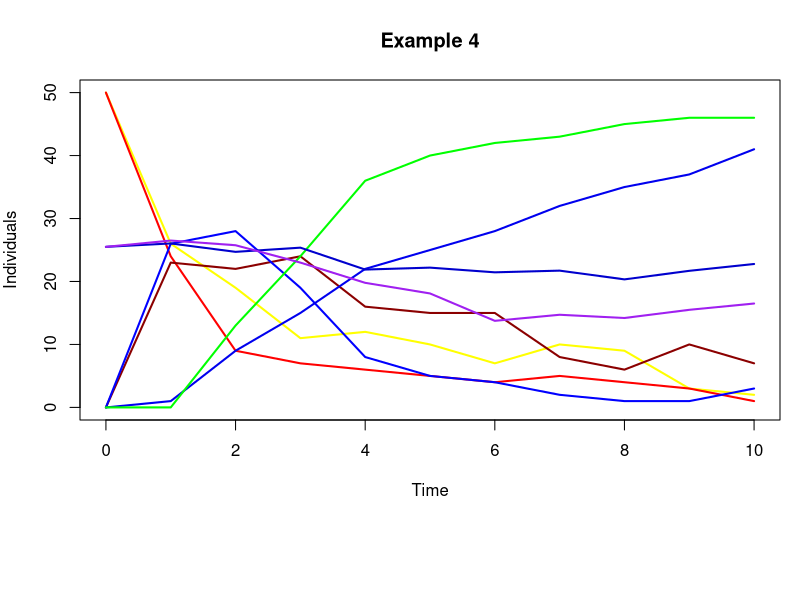

The R script that drew this image:
#*******************************************************************************
#  
# This file is part of iBioSim. Please visit <http://www.async.ece.utah.edu/ibiosim>
# for the latest version of iBioSim.
#
# Copyright (C) 2017 University of Utah
#
# This library is free software; you can redistribute it and/or modify it
# under the terms of the Apache License. A copy of the license agreement is provided
# in the file named "LICENSE.txt" included with this software distribution
# and also available online at <http://www.async.ece.utah.edu/ibiosim/License>.
#  
#*******************************************************************************

year=0:10
data <- read.table("Example4.csv", header=TRUE, sep=",")
health_female_count <- rep(0, 11)
sick_female_count <- rep(0, 11)
dead_female_count <- rep(0,11)
age_female_sum <- rep(0,11)
health_male_count <- rep(0, 11)
sick_male_count <- rep(0, 11)
dead_male_count <- rep(0, 11)
age_male_sum <- rep(0, 11)
for(i in 0:99)
{
  inst <- data[,paste("InstructionNumber",i,sep="_")]
  sex <- data[,paste("Male",i,sep="_")]
  interesting_inst_male = which(inst == 0.1 & sex == 1)
  interesting_inst_female = which(inst == 0.1 & sex == 0)
  if(length(interesting_inst_male) > 0)
  {
    dead <- data[interesting_inst_male,paste("Dead",i,sep="_")]
    health <- data[interesting_inst_male,paste("Healthy",i,sep="_")]
    sick  <- data[interesting_inst_male,paste("Sick",i,sep="_")]
    time <-  data[interesting_inst_male,paste("Time",i,sep="_")]
    age <-  data[interesting_inst_male,paste("Age",i,sep="_")]
    
    health_male_count[time+1] = health_male_count[time+1] + health
    dead_male_count[time+1] = dead_male_count[time+1] + dead
    sick_male_count[time+1] = sick_male_count[time+1] + sick
    age_male_sum[time+1] = age_male_sum[time+1] + age*(health[time+1]+sick[time+1])
  }
  else if(length(interesting_inst_female) > 0)
  {
    dead <- data[interesting_inst_female,paste("Dead",i,sep="_")]
    health <- data[interesting_inst_female,paste("Healthy",i,sep="_")]
    sick  <- data[interesting_inst_female,paste("Sick",i,sep="_")]
    time <-  data[interesting_inst_female,paste("Time",i,sep="_")]
    age <-  data[interesting_inst_female,paste("Age",i,sep="_")]
    
    health_female_count[time+1] = health_female_count[time+1] + health
    dead_female_count[time+1] = dead_female_count[time+1] + dead
    sick_female_count[time+1] = sick_female_count[time+1] + sick
    age_female_sum[time+1] = age_female_sum[time+1] + age*(health[time+1]+sick[time+1])
  }

}

dead_male_count <- cumsum(dead_male_count)
dead_female_count <- cumsum(dead_female_count)
age_female_average <- age_female_sum/(sick_female_count+health_female_count)
age_male_average <- age_male_sum/(sick_male_count+health_male_count)

#colors = c("red", "yellow", "blue4", "dark red", "green1", "blue", "purple", "blue3")
colors = c(  "yellow", "red", "dark red", "blue1", "blue2", "green1", "blue3", "purple")


par(mar = c(9,4,4,1))
# Lines reordered alternating F,M groupd by Healthy, Sick, Dead, Age
plot(year, health_female_count, type='l', col=colors[1], main='Example 4', ylab='Individuals', xlab = 'Time', ylim=c(0,50),lwd=2)
lines(year, health_male_count, type='l', col=colors[2], lwd=2)

lines(year, sick_female_count, type='l', col=colors[3],lwd=2)
lines(year, sick_male_count, type='l', col=colors[4],lwd=2)

lines(year, dead_female_count, type='l', col=colors[5],lwd=2)
lines(year, dead_male_count, type='l', col=colors[6],lwd=2)

lines(year, age_female_average, type='l', col=colors[7],lwd=2)
lines(year, age_male_average, type='l', col=colors[8],lwd=2)

#legend('bottom', legend=c('Healthy M', 'Healthy F', 'Sick M', 'Sick F', 'Dead M', 'Dead F', 'Age Age M',   'Avg Age F'), col=colors,inset=c(0,-0.9), lwd=2,ncol=2,xpd = TRUE,lty=1)
legend('bottom', legend=c( 'Healthy F', 'Healthy M','Sick F', 'Sick M','Dead F','Dead M', 'Avg Age F',   'Avg Age M'), col=colors,inset=c(0,-0.9), lwd=2,ncol=4,xpd = TRUE,lty=1)





